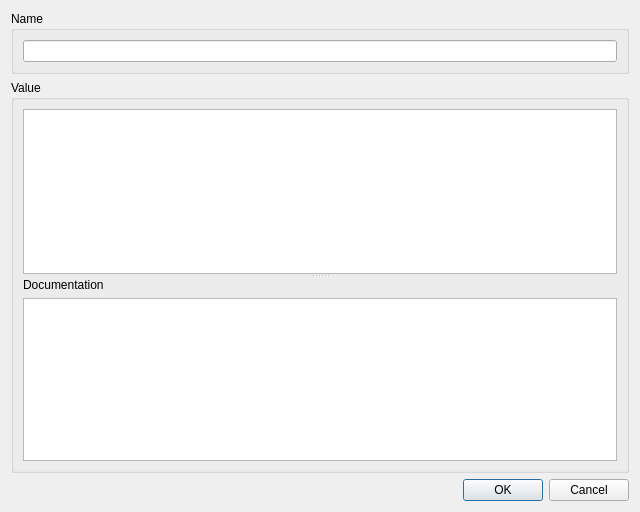
<?xml version="1.0" encoding="UTF-8"?>
<ui version="4.0">
 <class>Beautifier::Internal::ConfigurationDialog</class>
 <widget class="QDialog" name="Beautifier::Internal::ConfigurationDialog">
  <property name="geometry">
   <rect>
    <x>0</x>
    <y>0</y>
    <width>640</width>
    <height>512</height>
   </rect>
  </property>
  <layout class="QVBoxLayout" name="verticalLayout">
   <item>
    <widget class="QGroupBox" name="groupBox">
     <property name="title">
      <string>Name</string>
     </property>
     <layout class="QVBoxLayout" name="verticalLayout_2">
      <item>
       <widget class="QLineEdit" name="name"/>
      </item>
     </layout>
    </widget>
   </item>
   <item>
    <widget class="QGroupBox" name="groupBox_2">
     <property name="title">
      <string>Value</string>
     </property>
     <layout class="QVBoxLayout" name="verticalLayout_4">
      <item>
       <widget class="QSplitter" name="splitter">
        <property name="orientation">
         <enum>Qt::Vertical</enum>
        </property>
        <property name="childrenCollapsible">
         <bool>false</bool>
        </property>
        <widget class="Beautifier::Internal::ConfigurationEditor" name="editor"/>
        <widget class="QWidget" name="layoutWidget">
         <layout class="QVBoxLayout" name="verticalLayout_3">
          <item>
           <widget class="QLabel" name="documentationHeader">
            <property name="text">
             <string>Documentation</string>
            </property>
           </widget>
          </item>
          <item>
           <widget class="QTextEdit" name="documentation">
            <property name="readOnly">
             <bool>true</bool>
            </property>
           </widget>
          </item>
         </layout>
        </widget>
       </widget>
      </item>
     </layout>
    </widget>
   </item>
   <item>
    <widget class="QDialogButtonBox" name="buttonBox">
     <property name="orientation">
      <enum>Qt::Horizontal</enum>
     </property>
     <property name="standardButtons">
      <set>QDialogButtonBox::Cancel|QDialogButtonBox::Ok</set>
     </property>
    </widget>
   </item>
  </layout>
 </widget>
 <customwidgets>
  <customwidget>
   <class>Beautifier::Internal::ConfigurationEditor</class>
   <extends>QPlainTextEdit</extends>
   <header>configurationeditor.h</header>
  </customwidget>
 </customwidgets>
 <resources/>
 <connections>
  <connection>
   <sender>buttonBox</sender>
   <signal>accepted()</signal>
   <receiver>Beautifier::Internal::ConfigurationDialog</receiver>
   <slot>accept()</slot>
   <hints>
    <hint type="sourcelabel">
     <x>248</x>
     <y>254</y>
    </hint>
    <hint type="destinationlabel">
     <x>157</x>
     <y>274</y>
    </hint>
   </hints>
  </connection>
  <connection>
   <sender>buttonBox</sender>
   <signal>rejected()</signal>
   <receiver>Beautifier::Internal::ConfigurationDialog</receiver>
   <slot>reject()</slot>
   <hints>
    <hint type="sourcelabel">
     <x>316</x>
     <y>260</y>
    </hint>
    <hint type="destinationlabel">
     <x>286</x>
     <y>274</y>
    </hint>
   </hints>
  </connection>
 </connections>
</ui>
